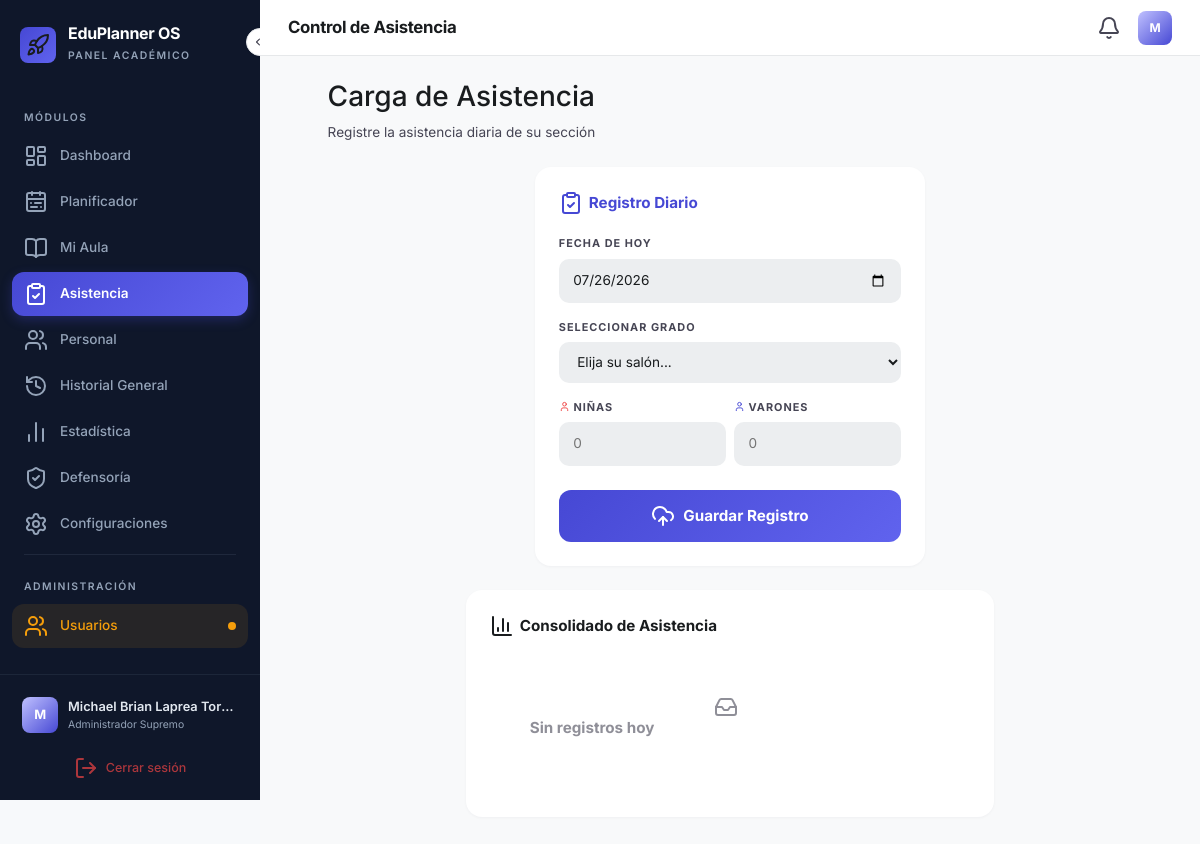
/asistencia (signed in), run on an earlier commit of the app's database.
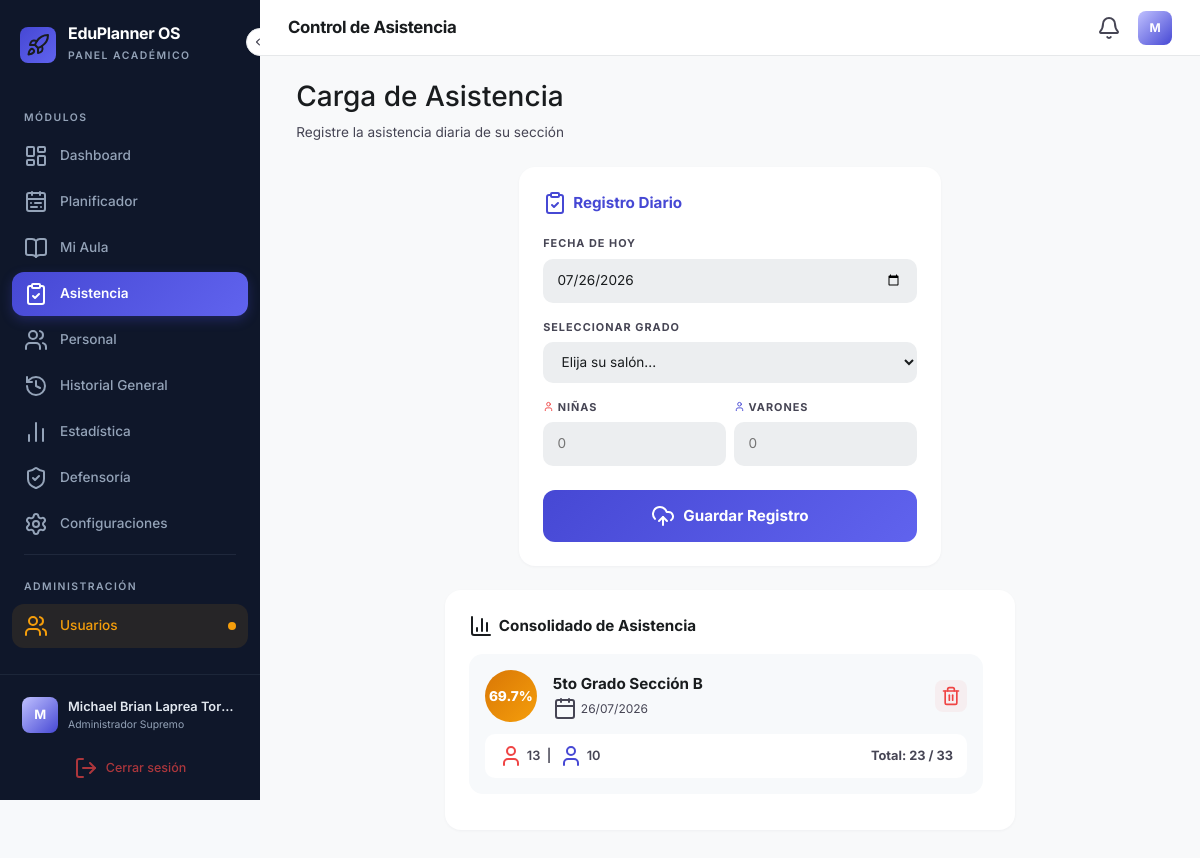
And on a later commit of the database.
### backup_v3/app.py (models this page shows)
class AsistenciaDiaria(db.Model):
    id = db.Column(db.Integer, primary_key=True)
    fecha = db.Column(db.Date, nullable=False)
    grado_seccion = db.Column(db.String(100), nullable=False)
    matricula_total = db.Column(db.Integer, nullable=False)
    varones = db.Column(db.Integer, nullable=False, default=0)
    hembras = db.Column(db.Integer, nullable=False, default=0)
    asistentes = db.Column(db.Integer, nullable=False)
    porcentaje = db.Column(db.Float, nullable=False)
    usuario_id = db.Column(db.Integer, db.ForeignKey('usuario.id'), nullable=False)

### backup_v3/app.py (the view, shortened to what this page needs)
@app.route('/asistencia', methods=['GET', 'POST'])
def asistencia():
    if not session.get('logeado'): return redirect(url_for('auth.login'))
    if session.get('rol_id') in [1, 2]:
        regs = AsistenciaDiaria.query.order_by(AsistenciaDiaria.fecha.desc()).all()
    else:
        regs = AsistenciaDiaria.query.filter_by(usuario_id=session['usuario_id']).order_by(AsistenciaDiaria.fecha.desc()).all()
    return render_template('asistencia.html', registros=regs, grados=Grado.query.all(), hoy=datetime.now().strftime('%Y-%m-%d'))

### backup_v3/app.py (called while the page is built)
@app.context_processor
def inyectar_datos_globales():
    return dict(
        mis_permisos=session.get('permisos', ''),
        mi_rol=session.get('nombre_rol', 'Sin Rol'),
        total_anuncios=Anuncio.query.count(),
        hoy_str=datetime.now().strftime('%d/%m/%Y')
    )

### backup_v3/templates/asistencia.html (shortened to what the changed rows need)
{% extends "base.html" %}
{% block content %}
<div class="mx-auto" style="max-width: 1200px;">
    <div class="row {% if 'asistencia_global' not in mis_permisos %}justify-content-center{% endif %}">
        {% if 'asistencia_global' in mis_permisos or 'admin' in mis_permisos %}
        <div class="col-lg-8 mb-4">
            <div class="consolidado-card">
                <div class="scroll-zone">
                    {% for reg in registros %}
                    <div class="reg-card">
                        <div class="d-flex w-100 justify-content-between align-items-center">
                            <div class="d-flex align-items-center gap-3">
                                <div class="pct-badge {% if reg.porcentaje >= 80 %}high{% elif reg.porcentaje >= 50 %}mid{% else %}low{% endif %}">
                                    {{ reg.porcentaje }}%
                                </div>
                                <div>
                                    <div class="grade">{{ reg.grado_seccion }}</div>
                                    <div class="date"><i data-lucide="calendar"></i> {{ reg.fecha.strftime('%d/%m/%Y') }}</div>
                                </div>
                            </div>
                            <form action="/eliminar_asistencia/{{ reg.id }}" method="POST" class="form-eliminar">
                                <button type="submit" class="btn-del-reg" title="Eliminar registro">
                                    <i data-lucide="trash-2"></i>
                                </button>
                            </form>
                        </div>
                        <div class="reg-detail">
                            <span class="gender">
                                <i data-lucide="user" style="color:#ef4444;"></i> {{ reg.hembras }}
                                &nbsp;|&nbsp;
                                <i data-lucide="user" style="color:var(--primary);"></i> {{ reg.varones }}
                            </span>
                            <span class="total">Total: {{ reg.asistentes }} / {{ reg.matricula_total }}</span>
                        </div>
                    </div>
                    {% else %}
                    <div class="empty-state">
                        <i data-lucide="inbox"></i>
                        <h5 style="font-weight:700;">Sin registros hoy</h5>
                    </div>
                    {% endfor %}
                </div>
            </div>
        </div>
        {% endif %}
    </div>
</div>
{% endblock %}

What changed in the data, as far as the page shows it:
added AsistenciaDiaria: porcentaje "69.7", grado_seccion "5to Grado Sección B", fecha "26/07/2026", hembras "13", varones "10", asistentes "23", matricula_total "33"
Also different on the page:
text no longer shown: "Sin registros hoy"
